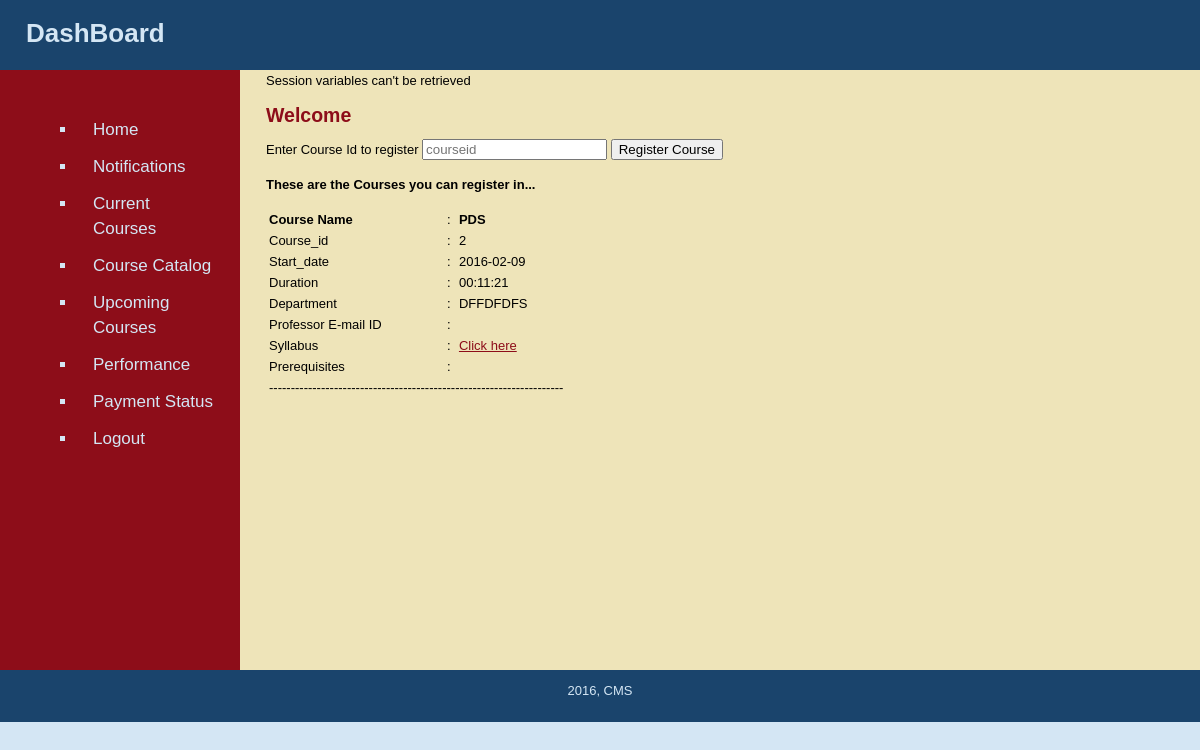
/student_dashboard.php?course_catalog, run on an earlier commit of the app's database.
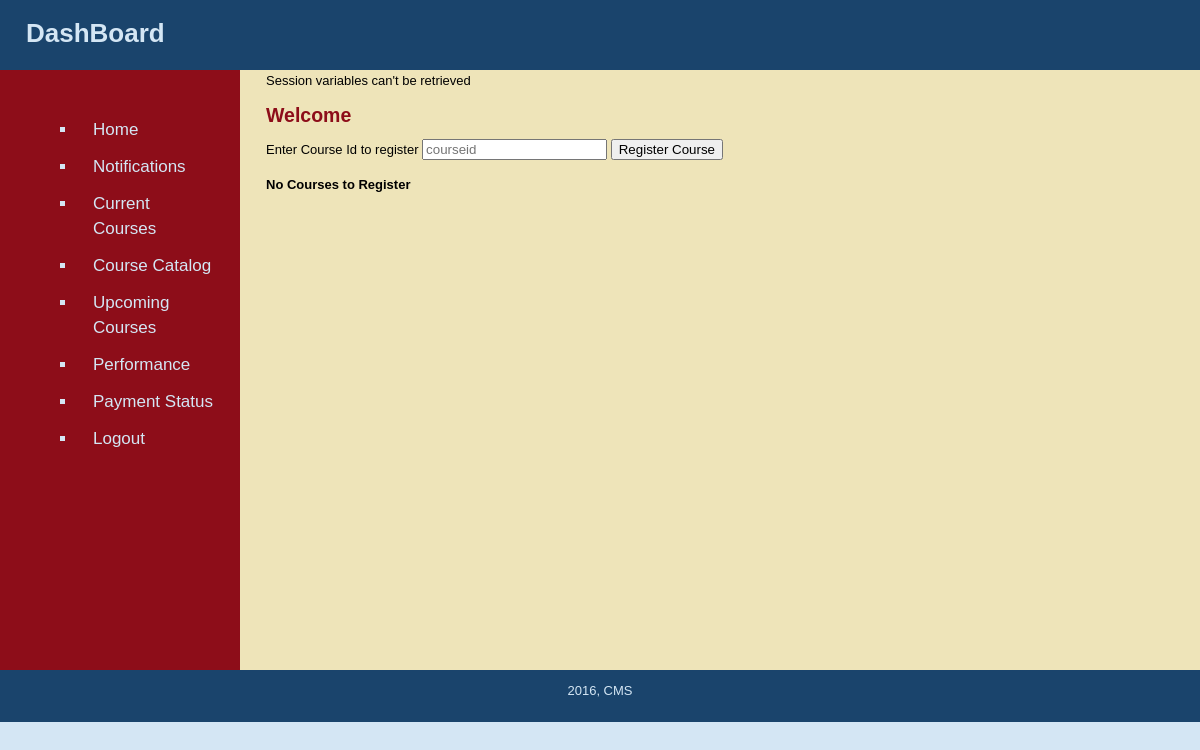
And on a later commit of the database.
### tables this page shows
CREATE TABLE IF NOT EXISTS `course` (
`Course_id` int(11) NOT NULL,
  `Course_name` varchar(255) DEFAULT NULL,
  `Start_date` date DEFAULT NULL,
  `Duration` varchar(30) DEFAULT NULL,
  `Department` varchar(255) DEFAULT NULL,
  `End_date` date NOT NULL,
  `File` varchar(255) NOT NULL
);

### student_dashboard.php (the view, shortened to what the changed rows need)
<?php require_once("includes/connection.php"); ?>
<?php include("includes/student_dashboard_up.php"); ?>
		<td id="page">
			<?php
				if(isset($_SESSION['User_id']))
				{
					$user_id = mysql_escape_string($_SESSION["User_id"]);
					$user_type = mysql_escape_string($_SESSION["User_type"]);
				}
				else
				{
					echo "Session variables can't be retrieved";
				}
				$sql = "SELECT * FROM student where Student_id = '$user_id' ";
				$result = mysql_query($sql,$conn);
				$row = mysql_fetch_array($result, MYSQL_ASSOC);
				echo "<h2> Welcome ".$row['Firstname']."</h2>";
			?>
			<?php
				if(isset($_GET['notify']))
				{
					$student_id = mysql_escape_string($_SESSION['User_id']);
					$sql = "SELECT * FROM course WHERE Course_id IN (SELECT Course_id FROM enrolled_in WHERE Student_id='$student_id') ";
					$retval = mysql_query( $sql, $conn );
					if(! $retval )
					{
						die('Could not get data: ' . mysql_error());
					}
					while($row = mysql_fetch_array($retval, MYSQL_ASSOC))
					{
						echo "<b> Course_id : {$row['Course_id']} ".
						"Course Name :{$row['Course_name']} ".
						"Department : {$row['Department']}  </b> <br>";
						$nestedsql = "SELECT Message,Date FROM notification WHERE Course_id = {$row['Course_id']} ORDER BY Date";
						$nestedretval = mysql_query( $nestedsql, $conn );
						if(! $nestedretval )
						{
							die('Could not get data: ' . mysql_error());
						}
						while($nestedrow = mysql_fetch_array($nestedretval, MYSQL_ASSOC))
						{
							echo "</br> ";
							echo "{$nestedrow['Date']}" . "...............". "<i> {$nestedrow['Message']} </i> <br>";
						}
						echo "</br> <br>";
					}
				}
				elseif(isset($_GET['current_courses']))
				{
					$student_id = mysql_escape_string($_SESSION['User_id']);
					$sql = "SELECT * FROM course WHERE Course_id IN (SELECT Course_id FROM enrolled_in WHERE Student_id='$student_id') ";
			        $retval = mysql_query( $sql, $conn );
			       	$num_count = mysql_num_rows($retval);
			        if($num_count<1)
			        {
			        	echo "<h4>No Courses to Register</h4>";
			        }
				    else
			        {
			        	echo "<h4> You are presently enrolled in the following courses....</h4>";
			        }
			        ?>
			        <table >
			        <?php
			        while($row = mysql_fetch_array($retval, MYSQL_ASSOC))
			        {
			            echo "<tr><td><strong> Course Name </strong></td><td align='center'>:</td> <td> <strong>{$row['Course_name']} </strong></td></tr>".
			            "<tr><td>Course_id </td><td align='center'>:</td> <td>{$row['Course_id']} </td></tr>".
			            "<tr><td>Start_date </td><td align='center'>:</td> <td>{$row['Start_date']} </td></tr>".
			            "<tr><td>Duration </td><td align='center'>:</td> <td>{$row['Duration']} </td></tr>".
			            "<tr><td>Department </td><td align='center'>:</td> <td>{$row['Department']} </td></tr>";
			            ?>
			            <tr>
			            <td width="100" >
			            <?php
			            echo "<a href='view_syllabus.php?"."courseid=".$row['Course_id']."'"."> Syllabus </a></br>";
			            ?>
			            </td>
			            <td width="120">
			            <?php
			            echo "<a href='view_lecture.php?"."courseid=".$row['Course_id']."'"."> Lectures </a>";
			            ?>
			            </td>
			            <td width="120">
			            <?php
			            echo "<a href='view_assignment.php?"."courseid=".$row['Course_id']."'"."> Assignments </a>";
			            ?>
			            </td>
			            <td width="150">
			            <?php
			            $c_id = $row['Course_id'];
			            $newsql = "SELECT email_id FROM professor WHERE Professor_id IN (SELECT Professor_id FROM teaches WHERE Course_id='$c_id')";
			            $newret = mysql_query( $newsql, $conn );
			            $row1 = mysql_fetch_array($newret, MYSQL_ASSOC);
			            $prof_mail = $row1['email_id'];
			            echo "<a href='mailto:".$prof_mail."'"."> Contact Faculty </a>";
			            ?>
			            </td>
			            </tr>
			            <?php
			            echo "<tr><td colspan='4'>----------------------------------------------------------------------------------------------------</td></tr>";
			        }
			        ?>
			        </table>
			        <?php
				}
				elseif (isset($_GET['course_catalog']))
				{
					?>
					<form action="" method="post">
				        <div class="form-group">
						</div>
					</form>
					<?php
						$student_id = mysql_escape_string($_SESSION['User_id']);
				        $sql = "SELECT * FROM course WHERE Course_id NOT IN (SELECT Course_id FROM enrolled_in WHERE Student_id='$student_id') and Start_date<CURDATE() ";
				        $retval = mysql_query( $sql, $conn );
				        $num_count = mysql_num_rows($retval);
				        if($num_count<1)
				        {
				        	echo "<h4>No Courses to Register</h4>";
				        }
				        else
				        {
				        	echo "<h4>These are the Courses you can register in...</h4>";
				        }
					?>
			        <table >
			        <?php
				        while($row = mysql_fetch_array($retval, MYSQL_ASSOC))
				        {
					        $c_id = $row['Course_id'];
				            $newsql = "SELECT email_id FROM professor WHERE Professor_id IN (SELECT Professor_id FROM teaches WHERE Course_id='$c_id')";
				            $newret = mysql_query( $newsql, $conn );
				            $row1 = mysql_fetch_array($newret, MYSQL_ASSOC);
				            $prof_mail = $row1['email_id'];
					        echo "<tr><td><strong> Course Name </strong></td><td align='center'>:</td> <td> <strong>{$row['Course_name']} </strong></td></tr>".
					        "<tr><td>Course_id </td><td align='center'>:</td> <td>{$row['Course_id']} </td></tr>".
			            	"<tr><td>Start_date </td><td align='center'>:</td> <td>{$row['Start_date']} </td></tr>".
					        "<tr><td>Duration </td><td align='center'>:</td> <td>{$row['Duration']} </td></tr>".
			            	"<tr><td>Department </td><td align='center'>:</td> <td>{$row['Department']} </td></tr>".
					        "<tr><td>Professor E-mail ID </td><td align='center'>:</td> <td> {$prof_mail} </td></tr> ";
					        echo "<tr><td>Syllabus</td><td align='center'>:</td><td><a href='view_syllabus.php?courseid=".$row['Course_id']."'"."> Click here </a></td></tr>";
					        echo "<tr><td>Prerequisites </td><td align='center'>:</td>";
					        echo "<td>";
					        echo "</td></tr>";
					        echo "<tr><td colspan='3'>--------------------------------------------------------------------</td></tr>";
				        }
					?>
				    </table>
					<?php
				}
				elseif (isset($_GET['upcoming_courses']))
				{
					$student_id = mysql_escape_string($_SESSION['User_id']);
			        $sql = "SELECT * FROM course WHERE Start_date>CURDATE() ";
			        mysql_select_db('coursemng');
			        $retval = mysql_query( $sql, $conn );
			        $num_count = mysql_num_rows($retval);
			        if($num_count<1)
			        {
			        	echo "<h4>No Upcoming Courses</h4>";
			        }
			        else
			        {
			        	echo "<h4>These are the Upcoming Courses...</h4>";
			        }
			        $max_courseid= -999;
			        ?>
			        <table >
			        <?php
				        while($row = mysql_fetch_array($retval, MYSQL_ASSOC))
				        {
					        $c_id = $row['Course_id'];
				            $newsql = "SELECT email_id FROM professor WHERE Professor_id IN (SELECT Professor_id FROM teaches WHERE Course_id='$c_id')";
				            $newret = mysql_query( $newsql, $conn );
				            $row1 = mysql_fetch_array($newret, MYSQL_ASSOC);
				            $query1 = "SELECT * FROM course WHERE Course_id IN (SELECT pre_id FROM prerequisite WHERE c_id = '$c_id') ";
							$result1 = mysql_query( $query1, $conn );
				            $prof_mail = $row1['email_id'];
					        echo "<tr><td><strong> Course Name </strong></td><td align='center'>:</td> <td> <strong>{$row['Course_name']} </strong></td></tr>".
					        "<tr><td>Course_id </td><td align='center'>:</td> <td>{$row['Course_id']} </td></tr>".
			            	"<tr><td>Start_date </td><td align='center'>:</td> <td>{$row['Start_date']} </td></tr>".
					        "<tr><td>Duration </td><td align='center'>:</td> <td>{$row['Duration']} </td></tr>".
			            	"<tr><td>Department </td><td align='center'>:</td> <td>{$row['Department']} </td></tr>".
					        "<tr><td>Professor E-mail ID </td><td align='center'>:</td> <td> {$prof_mail} </td></tr> ";
					        echo "<tr><td>Syllabus</td><td align='center'>:</td><td><a href='view_syllabus.php?courseid=".$row['Course_id']."'"."> Click here </a></td></tr>";
					        echo "<tr><td>Prerequisites </td><td align='center'>:</td>";
					        echo "<td>";
					        if($result1 === FALSE)
					        {
							    die(mysql_error());
							}
					        while($my_row1 = mysql_fetch_array($result1, MYSQL_ASSOC))
					        {
					        	echo $my_row1['Course_name'].", ";
					        }
					        echo "</td></tr>";
					        echo "<tr><td colspan='3'>--------------------------------------------------------------------</td></tr>";
					        if($max_courseid < $row['Course_id'])
					        {
					     		$max_courseid = $row['Course_id'];
					        }
				        }
					?>
				    </table>
					<?php
				}
				elseif(isset($_GET['payment_status']))
				{
					$student_id = mysql_escape_string($_SESSION['User_id']);
					$sql = "SELECT * FROM course WHERE Course_id IN (SELECT Course_id FROM enrolled_in WHERE Student_id='$student_id') ";
					$retval = mysql_query( $sql, $conn );
					if(! $retval )
					{
						die('Could not get data: ' . mysql_error());
					}
					?>
					<table >
					<?php
					while($row = mysql_fetch_array($retval, MYSQL_ASSOC))
					{
						echo "<tr><td><strong> Course Name </strong></td><td align='center'>:</td> <td> <strong>{$row['Course_name']} </strong></td></tr> ".
						"<tr><td>Course_id </td><td align='center'>:</td> <td>  {$row['Course_id']} </td></tr> ";
						$c_id = $row['Course_id'];
						$paymentsql = "SELECT Payment_status FROM enrolled_in WHERE Student_id= '$student_id' AND Course_id='$c_id'";
						$paymentret = mysql_query( $paymentsql, $conn );
						$paymentrow = mysql_fetch_array($paymentret, MYSQL_ASSOC);
						if($paymentrow['Payment_status'] == 'Yes')
							echo "<tr><td>Payment Status </td><td align='center'>:</td> <td> Yes </td></tr>";
						else
							echo "<tr><td>Payment Status </td><td align='center'>:</td> <td> No </td></tr>";
						$newsql = "SELECT email_id FROM professor WHERE Professor_id IN (SELECT Professor_id FROM teaches WHERE Course_id='$c_id')";
						$newret = mysql_query( $newsql, $conn );
						$row1 = mysql_fetch_array($newret, MYSQL_ASSOC);
						$prof_mail = $row1['email_id'];
						echo "<tr><td>E-mail</td><td align='center'>:</td> <td><a href='mailto:".$prof_mail."'"."> Contact Faculty </a></td></tr>";
						echo "<tr><td colspan='3'>--------------------------------------------------------------------</td></tr>";
					}
					?>
					</table>
					<?php
				}
				elseif(isset($_GET['perform']))
				{
					echo "perform pressed";
				}
			?>
		</td>
<?php include("includes/student_dashboard_down.php"); ?>

What changed in the data, as far as the page shows it:
removed course: Course_name "PDS", Course_id "2", Start_date "2016-02-09", Duration "00:11:21", Department "DFFDFDFS"
Also different on the page:
text no longer shown: "These are the Courses you can register in..."
text now shown: "No Courses to Register"
